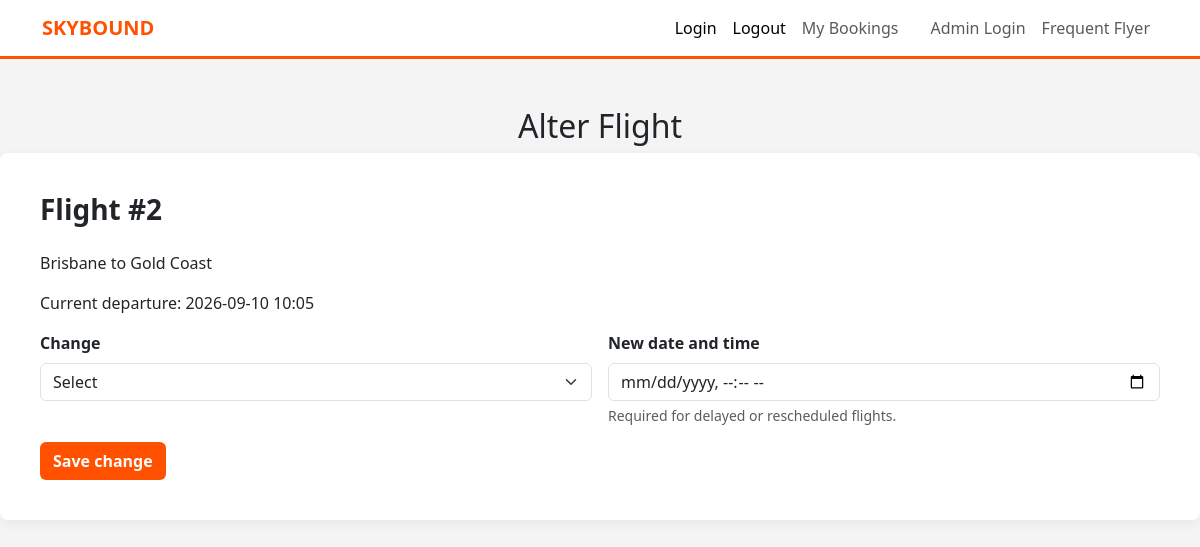
The page /alter?flight_id=2 on the database its author committed.
### tables this page shows
CREATE TABLE flights (
        flight_id INTEGER PRIMARY KEY AUTOINCREMENT, 
        origin TEXT,
        destination TEXT,
        departure_time TEXT,
        capacity INTEGER,
        price INTEGER,
        airplane_type TEXT,
        status TEXT DEFAULT 'Scheduled'
    );

### app.py (the view, shortened to what this page needs)
@app.route('/alter', methods=['GET', 'POST'])
@app.route('/alter/<int:flight_id_alter>', methods=['GET', 'POST'])
def alter(flight_id_alter=None):
    if flight_id_alter is None:
        flight_id_alter = request.args.get('flight_id', type=int)
    if flight_id_alter is None:
        return redirect(url_for('admin'))
    conn = get_db_connection()
    flight = conn.execute(
        'SELECT * FROM flights WHERE flight_id = ?',
        (flight_id_alter,)
    ).fetchone()
    flights = conn.execute(
        '''SELECT DISTINCT flight_id FROM flights ORDER BY flight_id ASC'''
    ).fetchall()
    choice = request.form.get('change_time', '').strip()
    if request.method == 'POST' and choice == '1':
        conn.execute(
            'UPDATE flights SET status = ? WHERE flight_id = ?',
            ('Cancelled', flight_id_alter)
        )
        conn.commit()
    conn.close()
    if flight is None:
        return 'Flight not found', 404
    if request.method == 'POST':
        return redirect(url_for('alter', flight_id_alter=flight_id_alter))
    return render_template('alter.html', flight=flight, flights=flights)

### app.py (called while the page is built)
def get_db_connection():
    database_path = Path(__file__).resolve().parent / 'pedare_air.db'
    conn = sqlite3.connect(database_path) ##connects to pedare_air db
    conn.row_factory = sqlite3.Row ##row factory helps sqlite lock on to rows in db, pull out as objects
    booking_columns = conn.execute('PRAGMA table_info(bookings)').fetchall()
    existing_columns = {column['name'] for column in booking_columns}
    for column_name in ('seat2', 'seat3', 'seat4'):
        if booking_columns and column_name not in existing_columns:
            conn.execute(f'ALTER TABLE bookings ADD COLUMN {column_name} TEXT')
    if booking_columns:
        conn.commit()
    return conn ##return w/ function, brings output (conn is output)

### templates/alter.html (shortened to what this page needs)
<!DOCTYPE html>
<html lang="en">
<head>
    <link href="https://cdn.jsdelivr.net/npm/bootstrap@5.3.0/dist/css/bootstrap.min.css" rel="stylesheet">
</head>
<body>
<nav class="navbar navbar-expand-lg navbar-light sticky-top">
    <div class="container">
        <a class="navbar-brand fw-bold" href="/" style="color: var(--jetstar-orange);">SKYBOUND</a>
        <div class="navbar-nav ms-auto">
            <a class="nav-link active" href="/login">Login</a>
            <a class="nav-link active" href="/logout">Logout</a>
            <a class="nav-link" href="/myflights">My Bookings</a>
            <a class="nav-link btn btn-outline-dark ms-lg-3" href="/adminlogin">Admin Login</a>
            <a class="nav-link" href="/frequentflyer">Frequent Flyer</a>
        </div>
    </div>
</nav>
<h2 class="text-center mt-5">Alter Flight</h2>
    <div class="booking-box">
        <h3 class="mb-4 fw-bold">Flight #{{ flight.flight_id }}</h3>
        <p>{{ flight.origin }} to {{ flight.destination }}</p>
        <p>Current departure: {{ flight.departure_time }}</p>
        <form method="POST">
                <div class="row g-3 mb-3">
                    <div class="col-md-6">
                        <label class="form-label fw-bold" for="change-time">Change</label>
                        <select class="form-select" id="change-time" name="change_time" required>
                            <option value="">Select</option>
                        </select>
                    </div>
                    <div class="col-md-6">
                        <label class="form-label fw-bold" for="alter-date">New date and time</label>
                        <input type="datetime-local" id="alter-date" name="alter_date" class="form-control">
                        <div class="form-text">Required for delayed or rescheduled flights.</div>
                    </div>
                </div>
                <button type="submit" class="btn btn-orange">Save change</button>
            </form>
</body>
</html>

### templates/alter.html (style rules this page uses)
:root { --jetstar-orange: #ff5100; --bg-light: #f4f4f4; }
body { background-color: var(--bg-light); font-family: 'Segoe UI', Roboto, sans-serif; }
.navbar { background-color: white; border-bottom: 3px solid var(--jetstar-orange); }
.booking-box { background: white; padding: 40px; border-radius: 8px; box-shadow: 0 4px 12px rgba(0,0,0,0.05); }
.btn-orange { background-color: var(--jetstar-orange); color: white; font-weight: bold; }

### rows shown on the page
flights: flight_id "2", origin "Brisbane", destination "Gold Coast", departure_time "2026-09-10 10:05"
